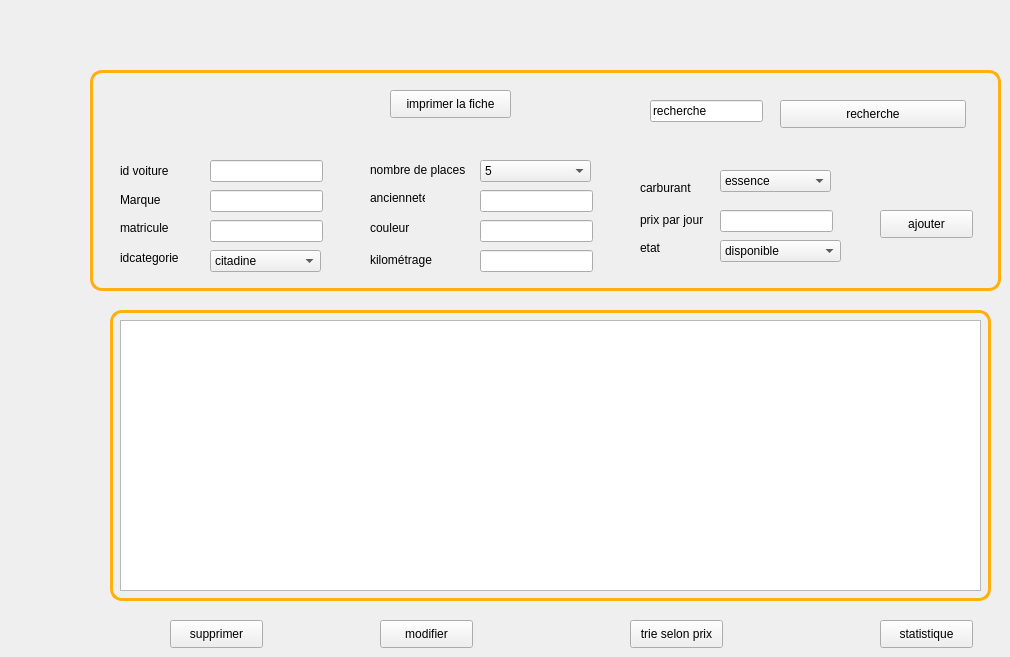
        <widget class="QWidget" name="page_3">
         <widget class="QLabel" name="label_34">
          <property name="geometry">
           <rect>
            <x>370</x>
            <y>190</y>
            <width>55</width>
            <height>16</height>
           </rect>
          </property>
          <property name="text">
           <string>ancienneté</string>
          </property>
         </widget>
         <widget class="QLineEdit" name="lineEdit_matricule">
          <property name="geometry">
           <rect>
            <x>210</x>
            <y>220</y>
            <width>113</width>
            <height>22</height>
           </rect>
          </property>
          <property name="styleSheet">
           <string notr="true"/>
          </property>
         </widget>
         <widget class="QLineEdit" name="lineEdit_kilometrage">
          <property name="geometry">
           <rect>
            <x>480</x>
            <y>250</y>
            <width>113</width>
            <height>22</height>
           </rect>
          </property>
          <property name="styleSheet">
           <string notr="true"/>
          </property>
         </widget>
         <widget class="QLabel" name="label_35">
          <property name="geometry">
           <rect>
            <x>370</x>
            <y>220</y>
            <width>55</width>
            <height>16</height>
           </rect>
          </property>
          <property name="text">
           <string>couleur</string>
          </property>
         </widget>
         <widget class="QPushButton" name="modifier">
          <property name="geometry">
           <rect>
            <x>380</x>
            <y>620</y>
            <width>93</width>
            <height>28</height>
           </rect>
          </property>
          <property name="text">
           <string>modifier</string>
          </property>
          <property name="icon">
           <iconset>
            <normaloff>:/theme_normal/modifier.png</normaloff>:/theme_normal/modifier.png</iconset>
          </property>
         </widget>
         <widget class="QLabel" name="label_36">
          <property name="geometry">
           <rect>
            <x>120</x>
            <y>160</y>
            <width>71</width>
            <height>21</height>
           </rect>
          </property>
          <property name="styleSheet">
           <string notr="true"/>
          </property>
          <property name="text">
           <string>id voiture</string>
          </property>
         </widget>
         <widget class="QLineEdit" name="lineEdit_16">
          <property name="geometry">
           <rect>
            <x>650</x>
            <y>100</y>
            <width>113</width>
            <height>22</height>
           </rect>
          </property>
          <property name="styleSheet">
           <string notr="true"/>
          </property>
          <property name="text">
           <string>recherche</string>
          </property>
         </widget>
         <widget class="QPushButton" name="ajouter">
          <property name="geometry">
           <rect>
            <x>880</x>
            <y>210</y>
            <width>93</width>
            <height>28</height>
           </rect>
          </property>
          <property name="text">
           <string>ajouter</string>
          </property>
          <property name="icon">
           <iconset>
            <normaloff>:/theme_normal/ajouter.png</normaloff>:/theme_normal/ajouter.png</iconset>
          </property>
         </widget>
         <widget class="QTableView" name="tableView2">
          <property name="geometry">
           <rect>
            <x>120</x>
            <y>320</y>
            <width>861</width>
            <height>271</height>
           </rect>
          </property>
          <property name="styleSheet">
           <string notr="true"/>
          </property>
         </widget>
         <widget class="QLabel" name="label_37">
          <property name="geometry">
           <rect>
            <x>120</x>
            <y>190</y>
            <width>61</width>
            <height>20</height>
           </rect>
          </property>
          <property name="styleSheet">
           <string notr="true"/>
          </property>
          <property name="text">
           <string>Marque</string>
          </property>
         </widget>
         <widget class="QLineEdit" name="lineEdit_couleur">
          <property name="geometry">
           <rect>
            <x>480</x>
            <y>220</y>
            <width>113</width>
            <height>22</height>
           </rect>
          </property>
          <property name="styleSheet">
           <string notr="true"/>
          </property>
         </widget>
         <widget class="QPushButton" name="imprimerr">
          <property name="geometry">
           <rect>
            <x>390</x>
            <y>90</y>
            <width>121</width>
            <height>28</height>
           </rect>
          </property>
          <property name="text">
           <string>imprimer la fiche</string>
          </property>
         </widget>
         <widget class="QPushButton" name="trie">
          <property name="geometry">
           <rect>
            <x>630</x>
            <y>620</y>
            <width>93</width>
            <height>28</height>
           </rect>
          </property>
          <property name="text">
           <string>trie selon prix</string>
          </property>
         </widget>
         <widget class="QLineEdit" name="lineEdit_idv">
          <property name="geometry">
           <rect>
            <x>210</x>
            <y>160</y>
            <width>113</width>
            <height>22</height>
           </rect>
          </property>
          <property name="styleSheet">
           <string notr="true"/>
          </property>
         </widget>
         <widget class="QLineEdit" name="lineEdit_marque">
          <property name="geometry">
           <rect>
            <x>210</x>
            <y>190</y>
            <width>113</width>
            <height>22</height>
           </rect>
          </property>
          <property name="styleSheet">
           <string notr="true"/>
          </property>
         </widget>
         <widget class="QLabel" name="label_39">
          <property name="geometry">
           <rect>
            <x>640</x>
            <y>210</y>
            <width>71</width>
            <height>20</height>
           </rect>
          </property>
          <property name="text">
           <string>prix par jour</string>
          </property>
         </widget>
         <widget class="QLineEdit" name="lineEdit_prixparjour">
          <property name="geometry">
           <rect>
            <x>720</x>
            <y>210</y>
            <width>113</width>
            <height>22</height>
           </rect>
          </property>
          <property name="styleSheet">
           <string notr="true"/>
          </property>
         </widget>
         <widget class="QPushButton" name="stat">
          <property name="geometry">
           <rect>
            <x>880</x>
            <y>620</y>
            <width>93</width>
            <height>28</height>
           </rect>
          </property>
          <property name="text">
           <string>statistique</string>
          </property>
         </widget>
         <widget class="QLabel" name="label_40">
          <property name="geometry">
           <rect>
            <x>120</x>
            <y>250</y>
            <width>71</width>
            <height>16</height>
           </rect>
          </property>
          <property name="text">
           <string>idcategorie</string>
          </property>
         </widget>
         <widget class="QPushButton" name="supprimer">
          <property name="geometry">
           <rect>
            <x>170</x>
            <y>620</y>
            <width>93</width>
            <height>28</height>
           </rect>
          </property>
          <property name="text">
           <string>supprimer</string>
          </property>
          <property name="icon">
           <iconset>
            <normaloff>:/theme_normal/supprimer.png</normaloff>:/theme_normal/supprimer.png</iconset>
          </property>
         </widget>
         <widget class="QLineEdit" name="lineEdit_anciennete">
          <property name="geometry">
           <rect>
            <x>480</x>
            <y>190</y>
            <width>113</width>
            <height>22</height>
           </rect>
          </property>
          <property name="styleSheet">
           <string notr="true"/>
          </property>
         </widget>
         <widget class="QComboBox" name="combo">
          <property name="geometry">
           <rect>
            <x>720</x>
            <y>240</y>
            <width>121</width>
            <height>22</height>
           </rect>
          </property>
          <property name="styleSheet">
           <string notr="true"/>
          </property>
          <item>
           <property name="text">
            <string>disponible</string>
           </property>
          </item>
          <item>
           <property name="text">
            <string>indisponible</string>
           </property>
          </item>
         </widget>
         <widget class="QLabel" name="label_41">
          <property name="geometry">
           <rect>
            <x>640</x>
            <y>180</y>
            <width>55</width>
            <height>16</height>
           </rect>
          </property>
          <property name="text">
           <string>carburant</string>
          </property>
         </widget>
         <widget class="QLabel" name="label_42">
          <property name="geometry">
           <rect>
            <x>370</x>
            <y>160</y>
            <width>121</width>
            <height>20</height>
           </rect>
          </property>
          <property name="text">
           <string>nombre de places</string>
          </property>
         </widget>
         <widget class="QLabel" name="label_43">
          <property name="geometry">
           <rect>
            <x>370</x>
            <y>250</y>
            <width>81</width>
            <height>20</height>
           </rect>
          </property>
          <property name="text">
           <string>kilométrage</string>
          </property>
         </widget>
         <widget class="QLabel" name="label_44">
          <property name="geometry">
           <rect>
            <x>120</x>
            <y>220</y>
            <width>55</width>
            <height>16</height>
           </rect>
          </property>
          <property name="text">
           <string>matricule</string>
          </property>
         </widget>
         <widget class="QPushButton" name="recherche">
          <property name="geometry">
           <rect>
            <x>780</x>
            <y>100</y>
            <width>186</width>
            <height>28</height>
           </rect>
          </property>
          <property name="styleSheet">
           <string notr="true"/>
          </property>
          <property name="text">
           <string>recherche</string>
          </property>
         </widget>
         <widget class="QLabel" name="label">
          <property name="geometry">
           <rect>
            <x>640</x>
            <y>240</y>
            <width>55</width>
            <height>16</height>
           </rect>
          </property>
          <property name="text">
           <string>etat</string>
          </property>
         </widget>
         <widget class="QComboBox" name="combobox_33">
          <property name="geometry">
           <rect>
            <x>210</x>
            <y>250</y>
            <width>111</width>
            <height>22</height>
           </rect>
          </property>
          <item>
           <property name="text">
            <string>citadine</string>
           </property>
          </item>
          <item>
           <property name="text">
            <string>SUV</string>
           </property>
          </item>
          <item>
           <property name="text">
            <string>mini bus</string>
           </property>
          </item>
          <item>
           <property name="text">
            <string>bus</string>
           </property>
          </item>
          <item>
           <property name="text">
            <string>4x4</string>
           </property>
          </item>
          <item>
           <property name="text">
            <string>carbriolet et coupé</string>
           </property>
          </item>
         </widget>
         <widget class="QComboBox" name="combobox_11">
          <property name="geometry">
           <rect>
            <x>480</x>
            <y>160</y>
            <width>111</width>
            <height>22</height>
           </rect>
          </property>
          <item>
           <property name="text">
            <string>5</string>
           </property>
          </item>
          <item>
           <property name="text">
            <string>7</string>
           </property>
          </item>
          <item>
           <property name="text">
            <string>9</string>
           </property>
          </item>
          <item>
           <property name="text">
            <string>30</string>
           </property>
          </item>
          <item>
           <property name="text">
            <string>50</string>
           </property>
          </item>
         </widget>
         <widget class="QComboBox" name="combobox_22">
          <property name="geometry">
           <rect>
            <x>720</x>
            <y>170</y>
            <width>111</width>
            <height>22</height>
           </rect>
          </property>
          <item>
           <property name="text">
            <string>essence</string>
           </property>
          </item>
          <item>
           <property name="text">
            <string>gaz</string>
           </property>
          </item>
          <item>
           <property name="text">
            <string>gasoil</string>
           </property>
          </item>
         </widget>
         <widget class="QLabel" name="label_105">
          <property name="geometry">
           <rect>
            <x>90</x>
            <y>70</y>
            <width>911</width>
            <height>221</height>
           </rect>
          </property>
          <property name="styleSheet">
           <string notr="true">background-color: transparent;
border-radius: 12px;
border-color: rgb(255, 175, 14);
	padding: 5px;
border-width: 3px;
border-style: solid ;
font-size: 30px;
text-decoration: underline;
font-family: arial black;
color: rgb(0, 170, 127);
font-style: italic;</string>
          </property>
          <property name="text">
           <string/>
          </property>
         </widget>
         <widget class="QLabel" name="label_110">
          <property name="geometry">
           <rect>
            <x>110</x>
            <y>310</y>
            <width>881</width>
            <height>291</height>
           </rect>
          </property>
          <property name="styleSheet">
           <string notr="true">background-color: transparent;
border-radius: 12px;
border-color: rgb(255, 175, 14);
	padding: 5px;
border-width: 3px;
border-style: solid ;
font-size: 30px;
text-decoration: underline;
font-family: arial black;
color: rgb(0, 170, 127);
font-style: italic;</string>
          </property>
          <property name="text">
           <string/>
          </property>
         </widget>
         <zorder>label_110</zorder>
         <zorder>label_105</zorder>
         <zorder>label_34</zorder>
         <zorder>lineEdit_matricule</zorder>
         <zorder>lineEdit_kilometrage</zorder>
         <zorder>label_35</zorder>
         <zorder>modifier</zorder>
         <zorder>label_36</zorder>
         <zorder>lineEdit_16</zorder>
         <zorder>ajouter</zorder>
         <zorder>tableView2</zorder>
         <zorder>label_37</zorder>
         <zorder>lineEdit_couleur</zorder>
         <zorder>imprimerr</zorder>
         <zorder>trie</zorder>
         <zorder>lineEdit_idv</zorder>
         <zorder>lineEdit_marque</zorder>
         <zorder>label_39</zorder>
         <zorder>lineEdit_prixparjour</zorder>
         <zorder>stat</zorder>
         <zorder>label_40</zorder>
         <zorder>supprimer</zorder>
         <zorder>lineEdit_anciennete</zorder>
         <zorder>combo</zorder>
         <zorder>label_41</zorder>
         <zorder>label_42</zorder>
         <zorder>label_43</zorder>
         <zorder>label_44</zorder>
         <zorder>recherche</zorder>
         <zorder>label</zorder>
         <zorder>combobox_33</zorder>
         <zorder>combobox_11</zorder>
         <zorder>combobox_22</zorder>
        </widget>
